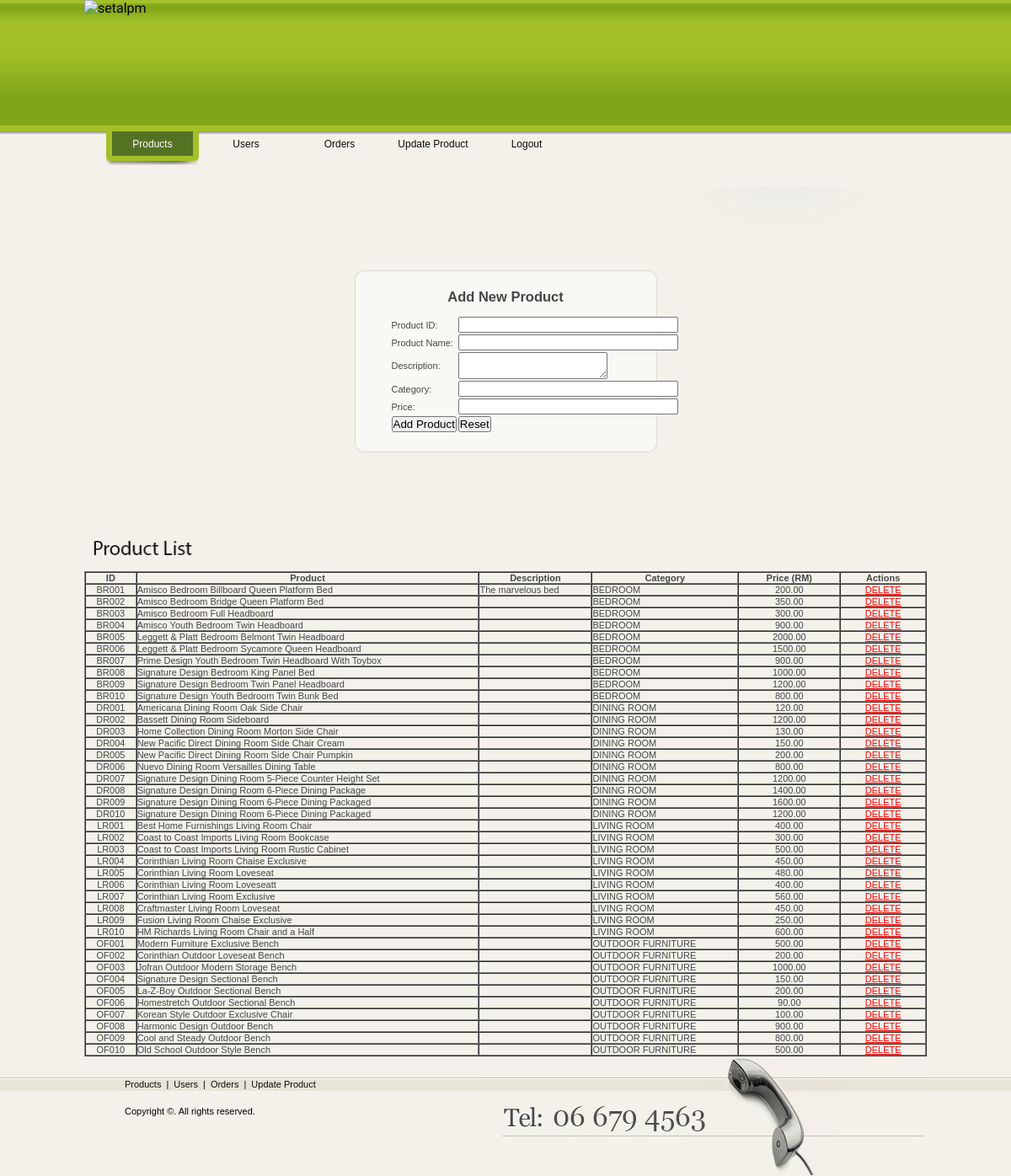
The app's page /admin.php with its own data.
### tables this page shows
CREATE TABLE IF NOT EXISTS `products` (
  `ID` varchar(11) NOT NULL,
  `Product` text NOT NULL,
  `Description` text NOT NULL,
  `Category` text NOT NULL,
  `Price` decimal(15,2) NOT NULL,
  PRIMARY KEY (`ID`)
);

### admin.php (the view, shortened to what this page needs)
<!DOCTYPE html PUBLIC "-//W3C//DTD XHTML 1.0 Transitional//EN" "http://www.w3.org/TR/xhtml1/DTD/xhtml1-transitional.dtd">
<html>
  <head>
    <link rel="stylesheet" href="themes/style.css" />
    <link href="style.css" rel="stylesheet" type="text/css">
	<link id="scrollUpTheme" rel="stylesheet" href="css/themes/tab.css">
  </head>
  <body>
  <div id="header">
		<div id="header_inside">
			<img src="images/header3.jpg" alt="setalpm" width="999" height="222" border="0" usemap="#Map" /><br />
			<ul id="menu">
				<li><a href="#" class="but1_active" style="text-decoration:none">Products</a></li>
				<li><a href="users.php" class="but2" style="text-decoration:none">Users</a></li>
				<li><a href="orders.php" class="but3" style="text-decoration:none">Orders</a></li>
				<li><a href="search.php" class="but4" style="text-decoration:none">Update Product</a></li>
				<li><a href="index.php" class="but5" style="text-decoration:none">Logout</a></li>
			</ul>
		</div>
	</div>
	  <div id="wrapper">
		<div id="content_inside">
          <div id="main_block2">
				<div class="lg-container">
				<h2 align="center">Add New Product</h2><br>
				<form action="admin0.php" method="post" style="margin-bottom:none;">
				<table>
					<tr>
						<td>Product ID: </td><td><input type="text" id="id" name="id" size="30" required/></td>
					</tr>
					<tr>
						<td>Product Name: </td><td><input type="text" id="prod" name="prod" size="30" required/></td>
					</tr>
					<tr>
						<td>Description: </td><td><textarea type="text" id="desc" name="desc" size="30" required/></textarea></td>
					</tr>
					<tr>
						<td>Category: </td><td><input type="text" id="cat" name="cat" size="30" required/></td>
					</tr>
					<tr>
						<td>Price: </td><td><input type="text" id="price" name="price" size="30" onkeyup="this.value=this.value.replace(/[^0-9.]/g,'')" title="Please fill out this field with numeric value." /></td>
					</tr>
					<tr>
						<td><input type="submit" value="Add Product"></td><td><input type="reset" /></td>
					</tr>
				</table>
			</form>
			</div>
          <img src="images/title9.gif" alt="" width="190" height="30" /><br /><br>
		  <?php
					$result = mysql_query("SELECT * FROM Products");
				echo'<table border="1" bgcolor="f3f1e9" cellpadding="0" cellspacing="0" width="100%">
						<th>&nbsp;&nbsp;&nbsp;&nbsp;&nbsp;ID&nbsp;&nbsp;&nbsp;&nbsp;&nbsp;</th>
						<th>&nbsp;&nbsp;&nbsp;&nbsp;&nbsp;Product&nbsp;&nbsp;&nbsp;&nbsp;&nbsp;</th>
						<th>&nbsp;&nbsp;&nbsp;&nbsp;&nbsp;Description&nbsp;&nbsp;&nbsp;&nbsp;&nbsp;</th>
						<th>&nbsp;&nbsp;&nbsp;&nbsp;&nbsp;Category&nbsp;&nbsp;&nbsp;&nbsp;&nbsp;</th>
						<th>&nbsp;&nbsp;&nbsp;&nbsp;&nbsp;Price (RM)&nbsp;&nbsp;&nbsp;&nbsp;&nbsp;</th>
						<th>&nbsp;&nbsp;&nbsp;&nbsp;&nbsp;Actions&nbsp;&nbsp;&nbsp;&nbsp;&nbsp;</th>';
				while($row=mysql_fetch_assoc($result))
				{
					echo '<tr>
							<td align="center">'.$row['ID'].'</td>
							<td>'.$row['Product'].'</td>
							<td>'.$row['Description'].'</td>
							<td>'.$row['Category'].'</td>
							<td align="center">'.$row['Price'].'</td>
							<td align="center"><a href="deleteproduct.php?ID='.$row['ID'].'" style="color:red;" onclick="myFunction()">DELETE</a></td>
						</tr>';
				}
				echo '</table>';
				?>
		  </div>
</div>
        </div>
		<div id="footer">
		<div id="footer_inside">
			<ul class="footer_menu">
				<li><a href="admin.php">Products</a>|</li>
				<li><a href="users.php">Users</a>|</li>
				<li><a href="orders.php">Orders</a>|</li>
				<li><a href="search.php">Update Product</a></li>
			</ul><br /><br />
			<p>Copyright &copy;. All rights reserved.</p>
		</div>
	</div>
  </body>
</html>

### themes/style.css (style rules this page uses)
body { background-image:url(bg.png); font-family: 'Oleo Script', cursive; }
.lg-container { width:275px; margin:100px auto; padding:20px 40px; border:1px solid #f4f4f4; background:rgba(255,255,255,.5); -webkit-border-radius:10px; -moz-border-radius:10px; border-radius:10px; -webkit-box-shadow: 0 0 2px #aaa; -moz-box-shadow: 0 0 2px #aaa; box-shadow: 0 0 2px #aaa; }

### style.css (style rules this page uses)
* { padding:0px; margin:0px; }
img { border:0px; }
html { width:100%; height:100%; }
body { height:100%; background-color:#F3F1E9; position:relative; }
html > body { min-height:100%; height:auto; }
#header { height:222px; background-image:url(images/header_bg.gif); background-position:top left; background-repeat:repeat-x; }
#header_inside { width:1000px; margin:0 auto; position:relative; }
#menu { position:absolute; top:156px; left:26px; }
#menu li { display:inline; }
#menu a { margin:0 1px 0 0; width:110px; text-align:center; padding:8px 0 18px 0; display:block; float:left; font-family:Arial, Helvetica, sans-serif; font-size:12px; color:#0D0D0D; text-decoration:underline; background-position:top left; background-repeat:no-repeat; }
#menu .but1_active, #menu .but1:hover { background-image:url(images/but.gif); text-decoration:none; color:#FFFFFF; }
#wrapper { padding:0 0 142px 0 }
#content_inside { background-image:url(images/bg.gif); background-position:top left; background-repeat:no-repeat; width:1000px; margin:0 auto; overflow:hidden }
#main_block2 { font-family:Arial, Helvetica, sans-serif; font-size:11px; color:#464646; overflow:hidden; float:left; width:1000px; }
#footer { width:100%; height:142px; position:absolute; bottom:0px; background-image:url(images/footer_bg.gif); background-position:top left; background-repeat:repeat-x; }
#footer_inside { width:1000px; height:142px; margin:0 auto; background-image:url(images/telephone.jpg); background-position:top right; background-repeat:no-repeat; font-family:Arial, Helvetica, sans-serif; font-size:11px; }
.footer_menu { list-style-type:none; padding:25px 0 0 42px; }
.footer_menu li { display:inline; line-height:17px; float:left; }
.footer_menu li a { color:#0D0D0D; text-decoration:none; margin:0 6px; }
#footer_inside p { padding:10px 0 0 48px; }

### records on screen
products: ID "BR001", Product "Amisco Bedroom Billboard Queen Platform Bed", Description "The marvelous bed", Category "BEDROOM", Price "200.00"
products: ID "BR002", Product "Amisco Bedroom Bridge Queen Platform Bed", Category "BEDROOM", Price "350.00"
products: ID "BR003", Product "Amisco Bedroom Full Headboard", Category "BEDROOM", Price "300.00"
products: ID "BR004", Product "Amisco Youth Bedroom Twin Headboard", Category "BEDROOM", Price "900.00"
products: ID "BR005", Product "Leggett & Platt Bedroom Belmont Twin Headboard", Category "BEDROOM", Price "2000.00"
products: ID "BR006", Product "Leggett & Platt Bedroom Sycamore Queen Headboard", Category "BEDROOM", Price "1500.00"
products: ID "BR007", Product "Prime Design Youth Bedroom Twin Headboard With Toybox", Category "BEDROOM", Price "900.00"
products: ID "BR008", Product "Signature Design Bedroom King Panel Bed", Category "BEDROOM", Price "1000.00"
products: ID "BR009", Product "Signature Design Bedroom Twin Panel Headboard", Category "BEDROOM", Price "1200.00"
products: ID "BR010", Product "Signature Design Youth Bedroom Twin Bunk Bed", Category "BEDROOM", Price "800.00"
products: ID "DR001", Product "Americana Dining Room Oak Side Chair", Category "DINING ROOM", Price "120.00"
products: ID "DR002", Product "Bassett Dining Room Sideboard", Category "DINING ROOM", Price "1200.00"
products: ID "DR003", Product "Home Collection Dining Room Morton Side Chair", Category "DINING ROOM", Price "130.00"
products: ID "DR004", Product "New Pacific Direct Dining Room Side Chair Cream", Category "DINING ROOM", Price "150.00"
products: ID "DR005", Product "New Pacific Direct Dining Room Side Chair Pumpkin", Category "DINING ROOM", Price "200.00"
products: ID "DR006", Product "Nuevo Dining Room Versailles Dining Table", Category "DINING ROOM", Price "800.00"
products: ID "DR007", Product "Signature Design Dining Room 5-Piece Counter Height Set", Category "DINING ROOM", Price "1200.00"
products: ID "DR008", Product "Signature Design Dining Room 6-Piece Dining Package", Category "DINING ROOM", Price "1400.00"
products: ID "DR009", Product "Signature Design Dining Room 6-Piece Dining Packaged", Category "DINING ROOM", Price "1600.00"
products: ID "DR010", Product "Signature Design Dining Room 6-Piece Dining Packaged", Category "DINING ROOM", Price "1200.00"
products: ID "LR001", Product "Best Home Furnishings Living Room Chair", Category "LIVING ROOM", Price "400.00"
products: ID "LR002", Product "Coast to Coast Imports Living Room Bookcase", Category "LIVING ROOM", Price "300.00"
products: ID "LR003", Product "Coast to Coast Imports Living Room Rustic Cabinet", Category "LIVING ROOM", Price "500.00"
products: ID "LR004", Product "Corinthian Living Room Chaise Exclusive", Category "LIVING ROOM", Price "450.00"
products: ID "LR005", Product "Corinthian Living Room Loveseat", Category "LIVING ROOM", Price "480.00"
products: ID "LR006", Product "Corinthian Living Room Loveseatt", Category "LIVING ROOM", Price "400.00"
products: ID "LR007", Product "Corinthian Living Room Exclusive", Category "LIVING ROOM", Price "560.00"
products: ID "LR008", Product "Craftmaster Living Room Loveseat", Category "LIVING ROOM", Price "450.00"
products: ID "LR009", Product "Fusion Living Room Chaise Exclusive", Category "LIVING ROOM", Price "250.00"
products: ID "LR010", Product "HM Richards Living Room Chair and a Half", Category "LIVING ROOM", Price "600.00"
products: ID "OF001", Product "Modern Furniture Exclusive Bench", Category "OUTDOOR FURNITURE", Price "500.00"
products: ID "OF002", Product "Corinthian Outdoor Loveseat Bench", Category "OUTDOOR FURNITURE", Price "200.00"
products: ID "OF003", Product "Jofran Outdoor Modern Storage Bench", Category "OUTDOOR FURNITURE", Price "1000.00"
products: ID "OF004", Product "Signature Design Sectional Bench", Category "OUTDOOR FURNITURE", Price "150.00"
products: ID "OF005", Product "La-Z-Boy Outdoor Sectional Bench", Category "OUTDOOR FURNITURE", Price "200.00"
products: ID "OF006", Product "Homestretch Outdoor Sectional Bench", Category "OUTDOOR FURNITURE", Price "90.00"
products: ID "OF007", Product "Korean Style Outdoor Exclusive Chair", Category "OUTDOOR FURNITURE", Price "100.00"
products: ID "OF008", Product "Harmonic Design Outdoor Bench", Category "OUTDOOR FURNITURE", Price "900.00"
products: ID "OF009", Product "Cool and Steady Outdoor Bench", Category "OUTDOOR FURNITURE", Price "800.00"
products: ID "OF010", Product "Old School Outdoor Style Bench", Category "OUTDOOR FURNITURE", Price "500.00"
